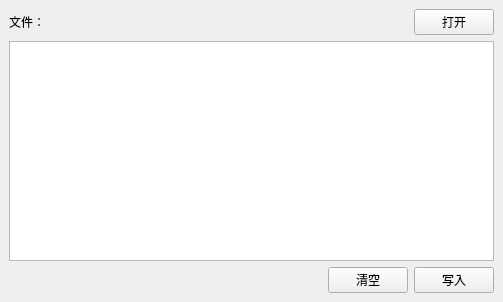
<?xml version="1.0" encoding="UTF-8"?>
<ui version="4.0">
 <class>MainWindow</class>
 <widget class="QMainWindow" name="MainWindow">
  <property name="geometry">
   <rect>
    <x>0</x>
    <y>0</y>
    <width>503</width>
    <height>302</height>
   </rect>
  </property>
  <property name="windowTitle">
   <string>MainWindow</string>
  </property>
  <widget class="QWidget" name="centralwidget">
   <layout class="QVBoxLayout" name="verticalLayout">
    <item>
     <layout class="QHBoxLayout" name="horizontalLayout">
      <item>
       <widget class="QLabel" name="label">
        <property name="text">
         <string>文件：</string>
        </property>
       </widget>
      </item>
      <item>
       <widget class="QLabel" name="label_filePath">
        <property name="sizePolicy">
         <sizepolicy hsizetype="Expanding" vsizetype="Preferred">
          <horstretch>0</horstretch>
          <verstretch>0</verstretch>
         </sizepolicy>
        </property>
        <property name="text">
         <string/>
        </property>
       </widget>
      </item>
      <item>
       <widget class="QPushButton" name="pushButton_openFile">
        <property name="text">
         <string>打开</string>
        </property>
       </widget>
      </item>
     </layout>
    </item>
    <item>
     <widget class="QTextBrowser" name="textBrowser_input">
      <property name="readOnly">
       <bool>false</bool>
      </property>
     </widget>
    </item>
    <item>
     <layout class="QHBoxLayout" name="horizontalLayout_2">
      <item>
       <spacer name="horizontalSpacer">
        <property name="orientation">
         <enum>Qt::Horizontal</enum>
        </property>
        <property name="sizeHint" stdset="0">
         <size>
          <width>40</width>
          <height>20</height>
         </size>
        </property>
       </spacer>
      </item>
      <item>
       <widget class="QPushButton" name="pushButton_clear">
        <property name="text">
         <string>清空</string>
        </property>
       </widget>
      </item>
      <item>
       <widget class="QPushButton" name="pushButton_write">
        <property name="text">
         <string>写入</string>
        </property>
       </widget>
      </item>
     </layout>
    </item>
   </layout>
  </widget>
 </widget>
 <resources/>
 <connections/>
</ui>
